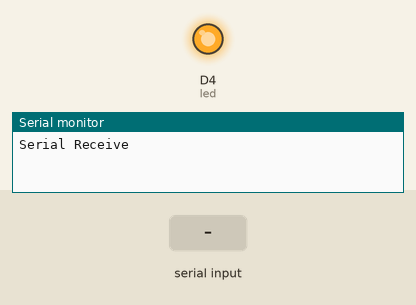
A sketch run on a simulated ESP8266 (NodeMCU). Shown: output pins drawn as LEDs (lit = HIGH), the last lines printed to the serial monitor. The test bench sets the inputs (shaded band).

Above: at 3.4 s.
3.5 s: "0" received over Serial
5.0 s: "1" received over Serial
At 6.3 s:
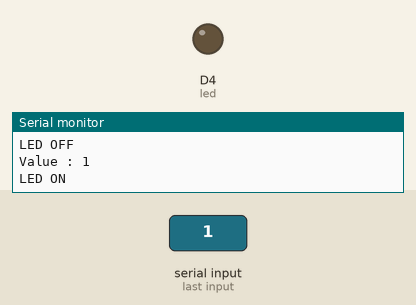
Timing chart, 0 to 8.0 s (numbered marks = the images above; inputs shaded):
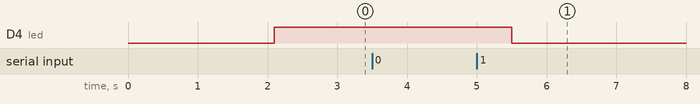

Measured:
- after the input at 5.0 s, D4 (led): HIGH → LOW after 0.50 s

The sketch:

02_serial_communication_type.ino
```cpp
int led = D4;
char key = 0;
void setup()
{
  pinMode(led, OUTPUT); //
  Serial.begin(9600);
  delay(2000);
  Serial.println("");
  Serial.println("Serial Receive");
  digitalWrite(led, LOW);//ON
  delay(100);
  digitalWrite(led, HIGH);//OFF
  delay(100);
}

void loop()
{
  if (Serial.available() > 0)
  {
    key = Serial.read();

    if (key == '0')
    {
      Serial.print("Value : ");
      Serial.println(key);
      digitalWrite(led, HIGH);

      Serial.print("LED ");
      Serial.println("OFF");
      delay(2000);
    }
    if (key == '1')
    {
      Serial.print("Value : ");
      Serial.println(key);
      digitalWrite(led, LOW);

      Serial.print("LED ");
      Serial.println("ON");
      delay(2000);
    }

  }

}
```
